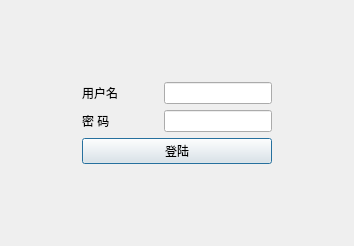
<?xml version="1.0" encoding="UTF-8"?>
<ui version="4.0">
 <class>Login</class>
 <widget class="QDialog" name="Login">
  <property name="geometry">
   <rect>
    <x>0</x>
    <y>0</y>
    <width>354</width>
    <height>246</height>
   </rect>
  </property>
  <property name="windowTitle">
   <string>Dialog</string>
  </property>
  <layout class="QGridLayout" name="gridLayout_2">
   <item row="1" column="0">
    <spacer name="horizontalSpacer_3">
     <property name="orientation">
      <enum>Qt::Horizontal</enum>
     </property>
     <property name="sizeHint" stdset="0">
      <size>
       <width>47</width>
       <height>20</height>
      </size>
     </property>
    </spacer>
   </item>
   <item row="1" column="1">
    <layout class="QGridLayout" name="gridLayout">
     <item row="0" column="0">
      <layout class="QHBoxLayout" name="horizontalLayout">
       <item>
        <widget class="QLabel" name="label">
         <property name="text">
          <string>用户名</string>
         </property>
        </widget>
       </item>
       <item>
        <spacer name="horizontalSpacer">
         <property name="orientation">
          <enum>Qt::Horizontal</enum>
         </property>
         <property name="sizeHint" stdset="0">
          <size>
           <width>40</width>
           <height>20</height>
          </size>
         </property>
        </spacer>
       </item>
       <item>
        <widget class="QLineEdit" name="accountEdit">
         <property name="focusPolicy">
          <enum>Qt::StrongFocus</enum>
         </property>
         <property name="cursorMoveStyle">
          <enum>Qt::LogicalMoveStyle</enum>
         </property>
        </widget>
       </item>
      </layout>
     </item>
     <item row="1" column="0">
      <layout class="QHBoxLayout" name="horizontalLayout_2">
       <item>
        <widget class="QLabel" name="label_2">
         <property name="text">
          <string>密 码</string>
         </property>
        </widget>
       </item>
       <item>
        <spacer name="horizontalSpacer_2">
         <property name="orientation">
          <enum>Qt::Horizontal</enum>
         </property>
         <property name="sizeHint" stdset="0">
          <size>
           <width>40</width>
           <height>20</height>
          </size>
         </property>
        </spacer>
       </item>
       <item>
        <widget class="QLineEdit" name="pwdEdit">
         <property name="focusPolicy">
          <enum>Qt::StrongFocus</enum>
         </property>
        </widget>
       </item>
      </layout>
     </item>
     <item row="2" column="0">
      <widget class="QPushButton" name="pushButton">
       <property name="text">
        <string>登陆</string>
       </property>
      </widget>
     </item>
    </layout>
   </item>
   <item row="1" column="2">
    <spacer name="horizontalSpacer_4">
     <property name="orientation">
      <enum>Qt::Horizontal</enum>
     </property>
     <property name="sizeHint" stdset="0">
      <size>
       <width>46</width>
       <height>20</height>
      </size>
     </property>
    </spacer>
   </item>
   <item row="2" column="1">
    <spacer name="verticalSpacer">
     <property name="orientation">
      <enum>Qt::Vertical</enum>
     </property>
     <property name="sizeHint" stdset="0">
      <size>
       <width>20</width>
       <height>64</height>
      </size>
     </property>
    </spacer>
   </item>
   <item row="0" column="1">
    <spacer name="verticalSpacer_2">
     <property name="orientation">
      <enum>Qt::Vertical</enum>
     </property>
     <property name="sizeHint" stdset="0">
      <size>
       <width>20</width>
       <height>65</height>
      </size>
     </property>
    </spacer>
   </item>
  </layout>
 </widget>
 <resources/>
 <connections/>
</ui>
